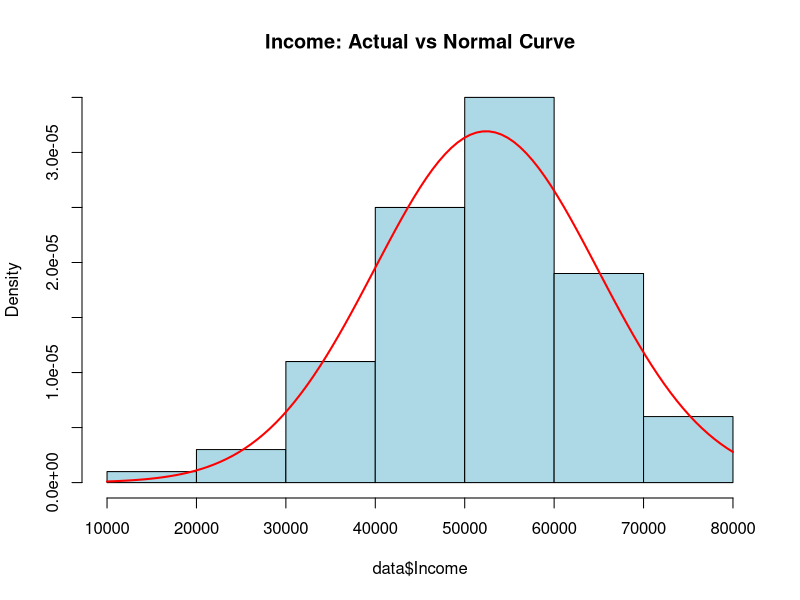

Reproduce this figure in R.
install.packages("ggplot2")

library(ggplot2)

set.seed(42)
n <- 100
data <- data.frame(
  Income = rnorm(n, mean = 52000, sd = 12000),
  SpendingScore = sample(1:100, n, replace = TRUE),
  Age = sample(18:70, n, replace = TRUE),
  Region = sample(c("North", "South", "East", "West"), n, replace = TRUE),
  Purchase = sample(c(0, 1), n, replace = TRUE, prob = c(0.4, 0.6))
)

# --- Q1) Retail Income vs Spending Strategy ---
cat("\n--- Q1 Results ---\n")
# 1 & 2. Pearson Correlation and Significance
cor_q1 <- cor.test(data$Income, data$SpendingScore, method = "pearson")
print(cor_q1)
# 3. Normal Distribution Comparison
hist(data$Income, prob = TRUE, main = "Income: Actual vs Normal Curve", col="lightblue")
curve(dnorm(x, mean(data$Income), sd(data$Income)), add = TRUE, col = "red", lwd = 2)
# 4. One-sample t-test (Income = 50,000)
t.test(data$Income, mu = 50000)
# 5. Binomial test (Success rate 50%)
binom.test(sum(data$Purchase), n, p = 0.5)

# --- Q2) Customer Segmentation Strategy ---
cat("\n--- Q2 Results ---\n")
# 1. Correlation Matrix
print(cor(data[, c("Age", "Income", "SpendingScore")]))
# 4. T-test (SpendingScore = 60)
t.test(data$SpendingScore, mu = 60)
# 5. Kruskal-Wallis (SpendingScore vs Region)
kruskal.test(SpendingScore ~ Region, data = data)

# --- Q3) Financial Risk Assessment ---
cat("\n--- Q3 Results ---\n")
# 1 & 2. Correlation Income/Spending
print(cor.test(data$Income, data$SpendingScore))
# 3. Poisson Distribution (Risky Customers)
risky_sim <- rpois(100, lambda = 5)
# 4. T-test (Income = 40,000)
t.test(data$Income, mu = 40000)
# 5. Binomial test (60% safe)
binom.test(sum(data$Purchase == 1), n, p = 0.6)

# --- Q4) Product Demand Forecasting ---
cat("\n--- Q4 Results ---\n")
# 1. Spearman Correlation (Age/Income)
print(cor.test(data$Age, data$Income, method = "spearman"))
# 3. Binomial Distribution (Purchase events)
purchase_sim <- rbinom(10, size = 1, prob = 0.6)
# 4. T-test (Age = 35)
t.test(data$Age, mu = 35)
# 5. Chi-square (Region distribution)
chisq.test(table(data$Region))

# --- Q5) Customer Satisfaction Modeling ---
cat("\n--- Q5 Results ---\n")
# 1 & 2. Pearson vs Spearman
print(cor(data$Income, data$SpendingScore, method = "pearson"))
print(cor(data$Income, data$SpendingScore, method = "spearman"))
# 4. T-test (Satisfaction = 55)
t.test(data$SpendingScore, mu = 55)
# 5. Wilcoxon Test (Age vs SpendingScore)
wilcox.test(data$Age, data$SpendingScore)

# --- Q6) Sales Probability Analysis ---
cat("\n--- Q6 Results ---\n")
# 1. Correlation (Binary Purchase vs Income)
print(cor(data$Purchase, data$Income))
# 3. Binomial test
binom.test(sum(data$Purchase), n)
# 4. T-test (Income = 55,000)
t.test(data$Income, mu = 55000)
# 5. Chi-square (Purchase distribution)
chisq.test(table(data$Purchase))

# --- Q7) Strategic Business Decision Model ---
cat("\n--- Q7 Results ---\n")
# 1. Correlation Matrix
print(cor(data[sapply(data, is.numeric)]))
# 3. Poisson Distribution (Simulated Demand)
print(head(rpois(100, lambda = 10)))
# 4. T-test (Income = 60,000)
t.test(data$Income, mu = 60000)
# 5. Kruskal-Wallis (Age across Regions)
kruskal.test(Age ~ Region, data = data)
